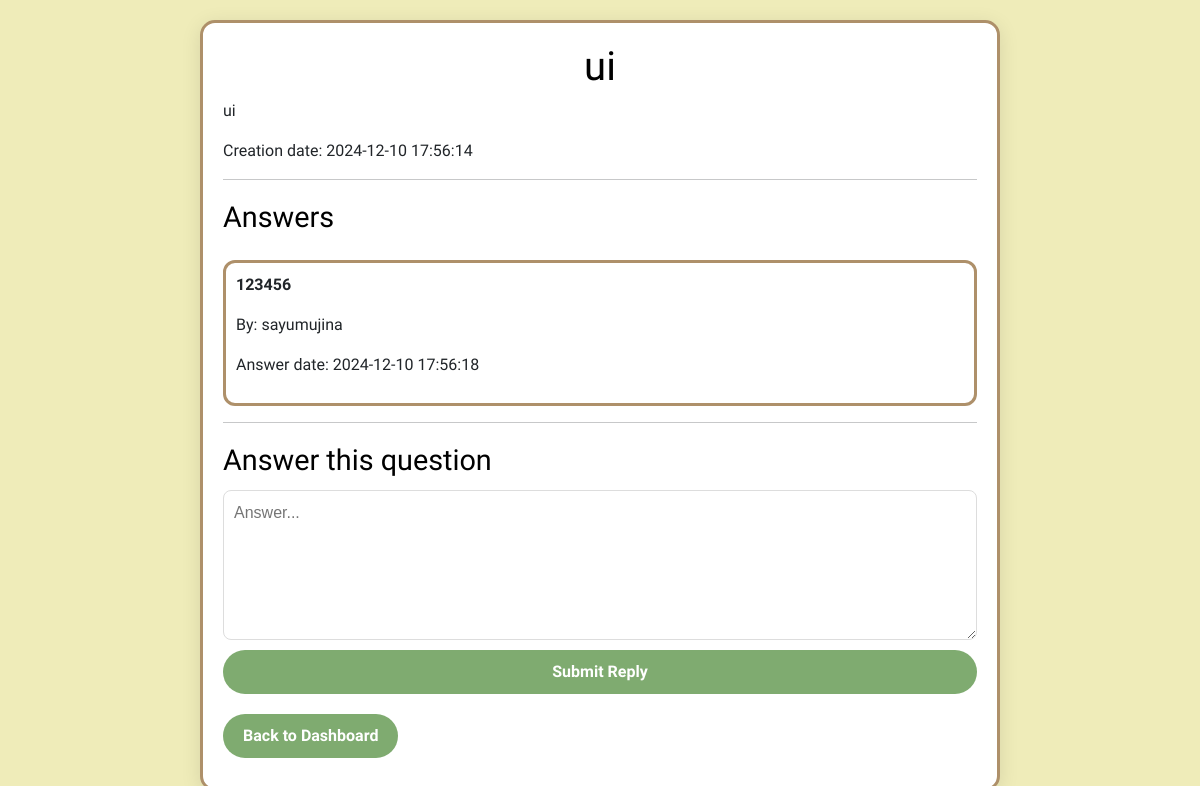
Screenshot of /create_answers.php?post_id=66 (signed in) with the database file from the repository.
### tables this page shows
CREATE TABLE `posts` (
  `post_id` int(11) NOT NULL,
  `user_id` int(11) NOT NULL,
  `username` text NOT NULL,
  `title` text NOT NULL,
  `content` text NOT NULL,
  `module_id` int(11) NOT NULL,
  `creation_date` datetime NOT NULL
);

CREATE TABLE `answers` (
  `answer_id` int(11) NOT NULL,
  `user_id` int(11) NOT NULL,
  `username` text NOT NULL,
  `post_id` int(11) NOT NULL,
  `content` text NOT NULL,
  `answer_date` datetime NOT NULL
);

CREATE TABLE `users` (
  `id` int(11) NOT NULL,
  `email` varchar(100) NOT NULL,
  `username` varchar(100) NOT NULL,
  `password` varchar(100) NOT NULL
);

### create_answers.php (the view, shortened to what this page needs)
<?php
include 'db_connect.php';
if (isset($_GET['post_id'])) {
    $post_id = $_GET['post_id'];
    try {
        $posts = "SELECT * FROM posts WHERE post_id = :post_id";
        $stmt = $pdo->prepare($posts);
        $stmt->bindParam(':post_id', $post_id, PDO::PARAM_INT);
        $stmt->execute();
        $post = $stmt->fetch(PDO::FETCH_ASSOC);
    } catch (PDOException $e) {
        echo "Error: " . $e->getMessage();
        exit;
    }
    } else {
        echo "Post not found.";
        exit;
    }
$answers = "SELECT answers.*, users.username FROM answers
LEFT JOIN users ON answers.user_id = users.id WHERE post_id = :post_id";
$stmt_answers = $pdo->prepare($answers);
$stmt_answers->bindParam(':post_id', $post_id, PDO::PARAM_INT);
$stmt_answers->execute();
$answers = $stmt_answers->fetchAll(PDO::FETCH_ASSOC);
?>
<!DOCTYPE html>
<html lang="en">
<head>
    <link href="https://cdn.jsdelivr.net/npm/bootstrap@5.3.3/dist/css/bootstrap.min.css" rel="stylesheet">
</head>
<body>
    <div class="container">
        <h1><?php echo htmlspecialchars($post['title']); ?></h1>
        <p><?php echo htmlspecialchars($post['content']); ?></p>
        <p>Creation date: <?php echo $post['creation_date']; ?></p>
        <hr>
        <h2>Answers</h2>
        <?php if ($answers): ?>
            <?php foreach ($answers as $answer): ?>
                <div class="reply-container">
                    <b><p><?php echo htmlspecialchars($answer['content']); ?></p></b>
                    <p>By: <?php echo htmlspecialchars($answer['username']); ?></p>
                    <p>Answer date: <?php echo $answer['answer_date']; ?></p>
                </div>
            <?php endforeach; ?>
        <?php else: ?>
            <p>No answers yet.</p>
        <?php endif; ?>
        <hr>
        <h2>Answer this question</h2>
        <form method="POST">
            <textarea name="content" rows="4" cols="50" placeholder="Answer..." required></textarea>
                <button type="submit" class="button">Submit Reply</button>
                <div class="submit">
                <a href="index.php" class="button">Back to Dashboard</a>
            </div>
        </form>
    </div>
    <?php include 'dashboard.php'; ?>
</body>
</html>

### dashboard.css (style rules this page uses)
body { font-family: 'Nunito Sans', 'Parkinsans', sans-serif; background-color: rgb(239,236,185); }
.container { max-width: 800px; margin: 20px auto; padding: 20px; background: #fff; border: 3px solid rgb(174,144,106); border-radius: 15px; box-shadow: 0 4px 20px rgba(10, 10, 10, 0.1); }
h1 { font-size: 2.5em; color: black; text-align: center; }
form { display: flex; flex-direction: column; }
h2 { margin-top: 20px; font-size: 1.8em; color: black; padding-bottom: 5px; }
input[type="text"], textarea, select { font-family: Nutino Sans, sans-serif; width: 100%; padding: 10px; font-size: 16px; font-weight: 400; border: 1px solid #ddd; border-radius: 8px; box-sizing: border-box; }
textarea { resize: vertical; min-height: 150px; }
.button { font-family: 'Nunito Sans', sans-serif; display: flex; justify-content: center; align-items: center; padding: 12px 20px; font-size: 16px; font-weight: 600; background-color: rgba(127, 171, 112); color: rgb(255, 255, 255); border: none; border-radius: 30px; cursor: pointer; transition: background 0.3s ease, transform 0.3s ease; }
.button { font-family: 'Nunito Sans', sans-serif; display: inline-block; justify-content: center; padding: 10px 20px; font-size: 16px; background-color: rgba(127, 171, 112); color: rgb(255, 255, 255); border-radius: 30px; font-weight: bold; text-decoration: none; text-align: center; transition: background 0.3s ease, transform 0.3s ease; margin: 10px 0px; }

### create_answers.php (style rules this page uses)
.reply-container { margin-top: 20px; border: 3px solid rgb(174,144,106); border-radius: 12px; padding: 10px; }

### rows the page displays
posts: title "ui", content "ui", creation_date "2024-12-10 17:56:14"
answers: content "123456", user.username "sayumujina", answer_date "2024-12-10 17:56:18"
